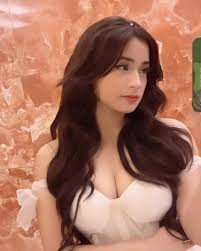
#> input picture photo_/download (1).jpeg, 201 x 251 px, found by its file name; its folder holds 4 pictures in this run
$ python j.py
#> lines starting #> are read from the running program, lines starting #| are printed output that depends on the picture
import cv2 as cv
import numpy as np
import matplotlib.pyplot as plt
import os
s=os.listdir(r'/home/danish/cv2____/photo_')
for name in s:
    p='/home/danish/cv2____/photo_'
    img=p+ '/' + name
    v=cv.imread(img)
#> v is the input picture: shape (251, 201, 3); mean B, G, R 95.9, 115, 167.7
    k=cv.resize(v,(250,250))
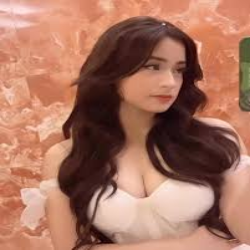
#> k: shape (250, 250, 3); mean B, G, R 95.8, 114.9, 167.6
    cv.imshow('danish',k)
    cv.waitKey(0)
#> pass 2 of the loop `for name in s:`:
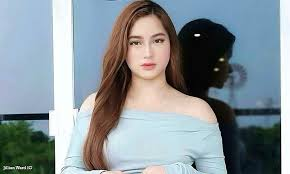
#> input picture photo_/download (2).jpeg, 290 x 174 px, found by its file name
#> v is the input picture: shape (174, 290, 3); mean B, G, R 151.2, 145.9, 135.1
#> `k=cv.resize(v,(250,250))`:
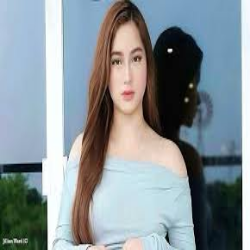
#> k: shape (250, 250, 3); mean B, G, R 151.2, 145.8, 135.1
#> pass 3 of the loop `for name in s:`:
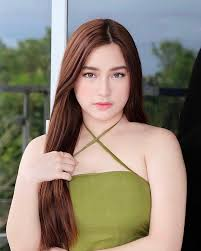
#> input picture photo_/download (3).jpeg, 201 x 251 px, found by its file name
#> v is the input picture: shape (251, 201, 3); mean B, G, R 114.1, 127.7, 138.4
#> `k=cv.resize(v,(250,250))`:
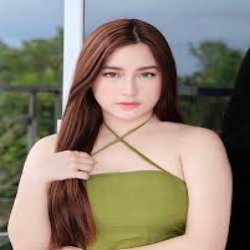
#> k: shape (250, 250, 3); mean B, G, R 114, 127.6, 138.3
#> the loop made 4 passes; the first 3 are shown
cv.destroyAllWindows()
